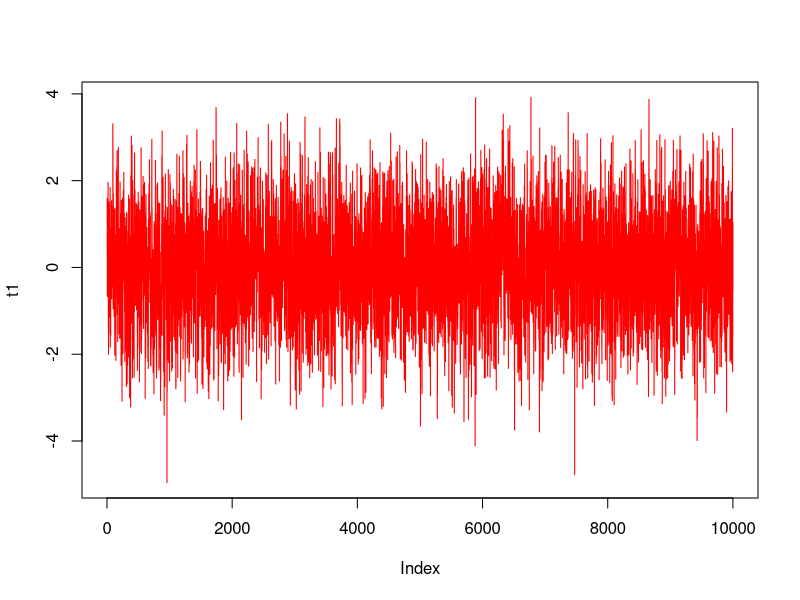
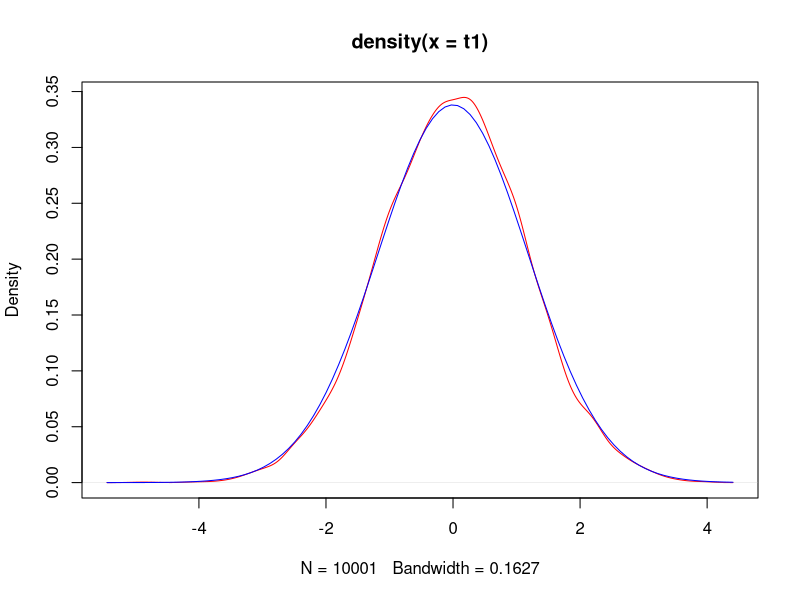

Write the R code that produced these figures, in order.
# Generowanie następnego kroku
step <- function(X, alpha, v){
  return(alpha*X + rnorm(1, 0, v))
}

# Generowanie ciągu stanów
rmarkov <- function(n, p0, alpha, v){
  traj <- numeric(n+1)
  traj[1] <- p0
  for(i in 2:(n+1)){
    traj[i] <- step(traj[i-1], alpha, v)
  }
  return(traj)
}

# Rysowanie
t1 <- rmarkov(10^4, 1, 0.5, 1)

plot(t1, type = 's', col="red")

# Rozkład stacjonarny
plot(density(t1), col="red")
curve(dnorm(x, sd = 1.18), add = TRUE, col="blue")

# Generowanie rozkładu stacjonarnego
# X <- rnorm(10^4, 0, 1.18)
# plot(X, type='s')

